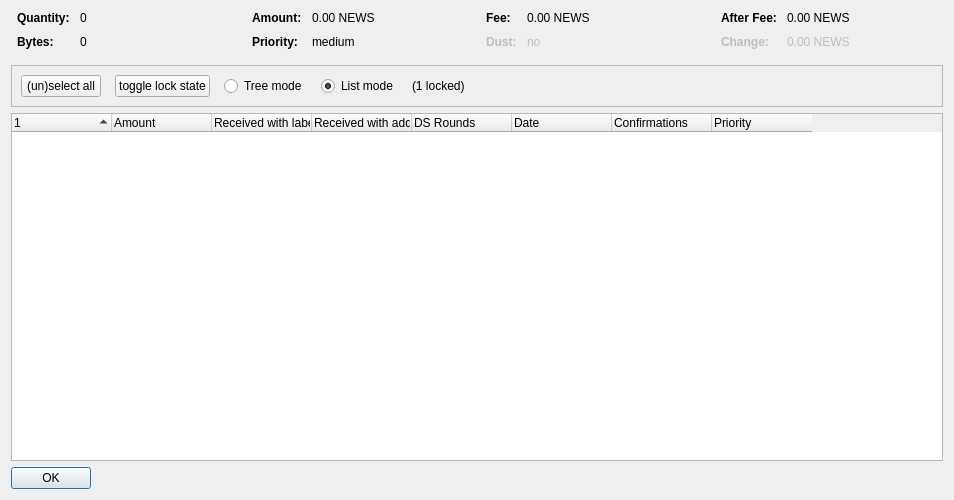
<?xml version="1.0" encoding="UTF-8"?>
<ui version="4.0">
 <class>CoinControlDialog</class>
 <widget class="QDialog" name="CoinControlDialog">
  <property name="geometry">
   <rect>
    <x>0</x>
    <y>0</y>
    <width>954</width>
    <height>500</height>
   </rect>
  </property>
  <property name="windowTitle">
   <string>Coin Selection</string>
  </property>
  <layout class="QVBoxLayout" name="verticalLayout">
   <item>
    <layout class="QHBoxLayout" name="horizontalLayoutTop" stretch="0,0,0,0">
     <property name="topMargin">
      <number>0</number>
     </property>
     <property name="bottomMargin">
      <number>10</number>
     </property>
     <item>
      <layout class="QFormLayout" name="formLayoutCoinControl1">
       <property name="horizontalSpacing">
        <number>10</number>
       </property>
       <property name="verticalSpacing">
        <number>10</number>
       </property>
       <property name="leftMargin">
        <number>6</number>
       </property>
       <property name="rightMargin">
        <number>6</number>
       </property>
       <item row="0" column="0">
        <widget class="QLabel" name="labelCoinControlQuantityText">
         <property name="font">
          <font>
           <weight>75</weight>
           <bold>true</bold>
          </font>
         </property>
         <property name="text">
          <string>Quantity:</string>
         </property>
        </widget>
       </item>
       <item row="0" column="1">
        <widget class="QLabel" name="labelCoinControlQuantity">
         <property name="cursor">
          <cursorShape>IBeamCursor</cursorShape>
         </property>
         <property name="contextMenuPolicy">
          <enum>Qt::ActionsContextMenu</enum>
         </property>
         <property name="text">
          <string notr="true">0</string>
         </property>
         <property name="textInteractionFlags">
          <set>Qt::LinksAccessibleByMouse|Qt::TextSelectableByKeyboard|Qt::TextSelectableByMouse</set>
         </property>
        </widget>
       </item>
       <item row="1" column="0">
        <widget class="QLabel" name="labelCoinControlBytesText">
         <property name="font">
          <font>
           <weight>75</weight>
           <bold>true</bold>
          </font>
         </property>
         <property name="text">
          <string>Bytes:</string>
         </property>
        </widget>
       </item>
       <item row="1" column="1">
        <widget class="QLabel" name="labelCoinControlBytes">
         <property name="cursor">
          <cursorShape>IBeamCursor</cursorShape>
         </property>
         <property name="contextMenuPolicy">
          <enum>Qt::ActionsContextMenu</enum>
         </property>
         <property name="text">
          <string notr="true">0</string>
         </property>
         <property name="textInteractionFlags">
          <set>Qt::LinksAccessibleByMouse|Qt::TextSelectableByKeyboard|Qt::TextSelectableByMouse</set>
         </property>
        </widget>
       </item>
      </layout>
     </item>
     <item>
      <layout class="QFormLayout" name="formLayoutCoinControl2">
       <property name="horizontalSpacing">
        <number>10</number>
       </property>
       <property name="verticalSpacing">
        <number>10</number>
       </property>
       <property name="leftMargin">
        <number>6</number>
       </property>
       <property name="rightMargin">
        <number>6</number>
       </property>
       <item row="0" column="0">
        <widget class="QLabel" name="labelCoinControlAmountText">
         <property name="font">
          <font>
           <weight>75</weight>
           <bold>true</bold>
          </font>
         </property>
         <property name="text">
          <string>Amount:</string>
         </property>
        </widget>
       </item>
       <item row="0" column="1">
        <widget class="QLabel" name="labelCoinControlAmount">
         <property name="cursor">
          <cursorShape>IBeamCursor</cursorShape>
         </property>
         <property name="contextMenuPolicy">
          <enum>Qt::ActionsContextMenu</enum>
         </property>
         <property name="text">
          <string notr="true">0.00 NEWS</string>
         </property>
         <property name="textInteractionFlags">
          <set>Qt::LinksAccessibleByMouse|Qt::TextSelectableByKeyboard|Qt::TextSelectableByMouse</set>
         </property>
        </widget>
       </item>
       <item row="1" column="0">
        <widget class="QLabel" name="labelCoinControlPriorityText">
         <property name="font">
          <font>
           <weight>75</weight>
           <bold>true</bold>
          </font>
         </property>
         <property name="text">
          <string>Priority:</string>
         </property>
        </widget>
       </item>
       <item row="1" column="1">
        <widget class="QLabel" name="labelCoinControlPriority">
         <property name="cursor">
          <cursorShape>IBeamCursor</cursorShape>
         </property>
         <property name="contextMenuPolicy">
          <enum>Qt::ActionsContextMenu</enum>
         </property>
         <property name="text">
          <string>medium</string>
         </property>
         <property name="textInteractionFlags">
          <set>Qt::LinksAccessibleByMouse|Qt::TextSelectableByKeyboard|Qt::TextSelectableByMouse</set>
         </property>
        </widget>
       </item>
      </layout>
     </item>
     <item>
      <layout class="QFormLayout" name="formLayoutCoinControl3">
       <property name="horizontalSpacing">
        <number>10</number>
       </property>
       <property name="verticalSpacing">
        <number>10</number>
       </property>
       <property name="leftMargin">
        <number>6</number>
       </property>
       <property name="rightMargin">
        <number>6</number>
       </property>
       <item row="0" column="0">
        <widget class="QLabel" name="labelCoinControlFeeText">
         <property name="font">
          <font>
           <weight>75</weight>
           <bold>true</bold>
          </font>
         </property>
         <property name="text">
          <string>Fee:</string>
         </property>
        </widget>
       </item>
       <item row="0" column="1">
        <widget class="QLabel" name="labelCoinControlFee">
         <property name="cursor">
          <cursorShape>IBeamCursor</cursorShape>
         </property>
         <property name="contextMenuPolicy">
          <enum>Qt::ActionsContextMenu</enum>
         </property>
         <property name="text">
          <string notr="true">0.00 NEWS</string>
         </property>
         <property name="textInteractionFlags">
          <set>Qt::LinksAccessibleByMouse|Qt::TextSelectableByKeyboard|Qt::TextSelectableByMouse</set>
         </property>
        </widget>
       </item>
       <item row="1" column="0">
        <widget class="QLabel" name="labelCoinControlLowOutputText">
         <property name="enabled">
          <bool>false</bool>
         </property>
         <property name="font">
          <font>
           <weight>75</weight>
           <bold>true</bold>
          </font>
         </property>
         <property name="text">
          <string>Dust:</string>
         </property>
        </widget>
       </item>
       <item row="1" column="1">
        <widget class="QLabel" name="labelCoinControlLowOutput">
         <property name="enabled">
          <bool>false</bool>
         </property>
         <property name="cursor">
          <cursorShape>IBeamCursor</cursorShape>
         </property>
         <property name="contextMenuPolicy">
          <enum>Qt::ActionsContextMenu</enum>
         </property>
         <property name="text">
          <string>no</string>
         </property>
         <property name="textInteractionFlags">
          <set>Qt::LinksAccessibleByMouse|Qt::TextSelectableByKeyboard|Qt::TextSelectableByMouse</set>
         </property>
        </widget>
       </item>
      </layout>
     </item>
     <item>
      <layout class="QFormLayout" name="formLayoutCoinControl4">
       <property name="horizontalSpacing">
        <number>10</number>
       </property>
       <property name="verticalSpacing">
        <number>10</number>
       </property>
       <property name="leftMargin">
        <number>6</number>
       </property>
       <property name="rightMargin">
        <number>6</number>
       </property>
       <item row="0" column="0">
        <widget class="QLabel" name="labelCoinControlAfterFeeText">
         <property name="font">
          <font>
           <weight>75</weight>
           <bold>true</bold>
          </font>
         </property>
         <property name="text">
          <string>After Fee:</string>
         </property>
        </widget>
       </item>
       <item row="0" column="1">
        <widget class="QLabel" name="labelCoinControlAfterFee">
         <property name="cursor">
          <cursorShape>IBeamCursor</cursorShape>
         </property>
         <property name="contextMenuPolicy">
          <enum>Qt::ActionsContextMenu</enum>
         </property>
         <property name="text">
          <string notr="true">0.00 NEWS</string>
         </property>
         <property name="textInteractionFlags">
          <set>Qt::LinksAccessibleByMouse|Qt::TextSelectableByKeyboard|Qt::TextSelectableByMouse</set>
         </property>
        </widget>
       </item>
       <item row="1" column="0">
        <widget class="QLabel" name="labelCoinControlChangeText">
         <property name="enabled">
          <bool>false</bool>
         </property>
         <property name="font">
          <font>
           <weight>75</weight>
           <bold>true</bold>
          </font>
         </property>
         <property name="text">
          <string>Change:</string>
         </property>
        </widget>
       </item>
       <item row="1" column="1">
        <widget class="QLabel" name="labelCoinControlChange">
         <property name="enabled">
          <bool>false</bool>
         </property>
         <property name="cursor">
          <cursorShape>IBeamCursor</cursorShape>
         </property>
         <property name="contextMenuPolicy">
          <enum>Qt::ActionsContextMenu</enum>
         </property>
         <property name="text">
          <string notr="true">0.00 NEWS</string>
         </property>
         <property name="textInteractionFlags">
          <set>Qt::LinksAccessibleByMouse|Qt::TextSelectableByKeyboard|Qt::TextSelectableByMouse</set>
         </property>
        </widget>
       </item>
      </layout>
     </item>
    </layout>
   </item>
   <item>
    <widget class="QFrame" name="frame">
     <property name="minimumSize">
      <size>
       <width>0</width>
       <height>40</height>
      </size>
     </property>
     <property name="frameShape">
      <enum>QFrame::StyledPanel</enum>
     </property>
     <property name="frameShadow">
      <enum>QFrame::Sunken</enum>
     </property>
     <layout class="QHBoxLayout" name="horizontalLayout">
      <item>
       <layout class="QHBoxLayout" name="horizontalLayoutPanel" stretch="0,0,0,0,0,0">
        <property name="spacing">
         <number>14</number>
        </property>
        <item>
         <widget class="QPushButton" name="pushButtonSelectAll">
          <property name="sizePolicy">
           <sizepolicy hsizetype="Maximum" vsizetype="Fixed">
            <horstretch>0</horstretch>
            <verstretch>0</verstretch>
           </sizepolicy>
          </property>
          <property name="text">
           <string>(un)select all</string>
          </property>
          <property name="autoDefault">
           <bool>false</bool>
          </property>
         </widget>
        </item>
        <item>
         <widget class="QPushButton" name="pushButtonToggleLock">
          <property name="sizePolicy">
           <sizepolicy hsizetype="Maximum" vsizetype="Fixed">
            <horstretch>0</horstretch>
            <verstretch>0</verstretch>
           </sizepolicy>
          </property>
          <property name="text">
           <string>toggle lock state</string>
          </property>
          <property name="autoDefault">
           <bool>false</bool>
          </property>
         </widget>
        </item>
        <item>
         <widget class="QRadioButton" name="radioTreeMode">
          <property name="sizePolicy">
           <sizepolicy hsizetype="Maximum" vsizetype="Fixed">
            <horstretch>0</horstretch>
            <verstretch>0</verstretch>
           </sizepolicy>
          </property>
          <property name="text">
           <string>Tree mode</string>
          </property>
         </widget>
        </item>
        <item>
         <widget class="QRadioButton" name="radioListMode">
          <property name="sizePolicy">
           <sizepolicy hsizetype="Maximum" vsizetype="Fixed">
            <horstretch>0</horstretch>
            <verstretch>0</verstretch>
           </sizepolicy>
          </property>
          <property name="text">
           <string>List mode</string>
          </property>
          <property name="checked">
           <bool>true</bool>
          </property>
         </widget>
        </item>
        <item>
         <widget class="QLabel" name="labelLocked">
          <property name="text">
           <string>(1 locked)</string>
          </property>
         </widget>
        </item>
        <item>
         <spacer name="horizontalSpacer">
          <property name="orientation">
           <enum>Qt::Horizontal</enum>
          </property>
          <property name="sizeHint" stdset="0">
           <size>
            <width>40</width>
            <height>20</height>
           </size>
          </property>
         </spacer>
        </item>
       </layout>
      </item>
     </layout>
    </widget>
   </item>
   <item>
    <widget class="CoinControlTreeWidget" name="treeWidget">
     <property name="contextMenuPolicy">
      <enum>Qt::CustomContextMenu</enum>
     </property>
     <property name="sortingEnabled">
      <bool>false</bool>
     </property>
     <property name="columnCount">
      <number>8</number>
     </property>
     <attribute name="headerShowSortIndicator" stdset="0">
      <bool>true</bool>
     </attribute>
     <attribute name="headerStretchLastSection">
      <bool>false</bool>
     </attribute>
     <column>
      <property name="text">
       <string/>
      </property>
     </column>
     <column>
      <property name="text">
       <string>Amount</string>
      </property>
     </column>
     <column>
      <property name="text">
       <string>Received with label</string>
      </property>
     </column>
     <column>
      <property name="text">
       <string>Received with address</string>
      </property>
     </column>
     <column>
      <property name="text">
       <string>DS Rounds</string>
      </property>
     </column>
     <column>
      <property name="text">
       <string>Date</string>
      </property>
     </column>
     <column>
      <property name="text">
       <string>Confirmations</string>
      </property>
      <property name="toolTip">
       <string>Confirmed</string>
      </property>
     </column>
     <column>
      <property name="text">
       <string>Priority</string>
      </property>
     </column>
    </widget>
   </item>
   <item>
    <widget class="QDialogButtonBox" name="buttonBox">
     <property name="sizePolicy">
      <sizepolicy hsizetype="Maximum" vsizetype="Fixed">
       <horstretch>0</horstretch>
       <verstretch>0</verstretch>
      </sizepolicy>
     </property>
     <property name="orientation">
      <enum>Qt::Horizontal</enum>
     </property>
     <property name="standardButtons">
      <set>QDialogButtonBox::Ok</set>
     </property>
    </widget>
   </item>
  </layout>
 </widget>
 <customwidgets>
  <customwidget>
   <class>CoinControlTreeWidget</class>
   <extends>QTreeWidget</extends>
   <header>coincontroltreewidget.h</header>
  </customwidget>
 </customwidgets>
 <resources/>
 <connections/>
</ui>
